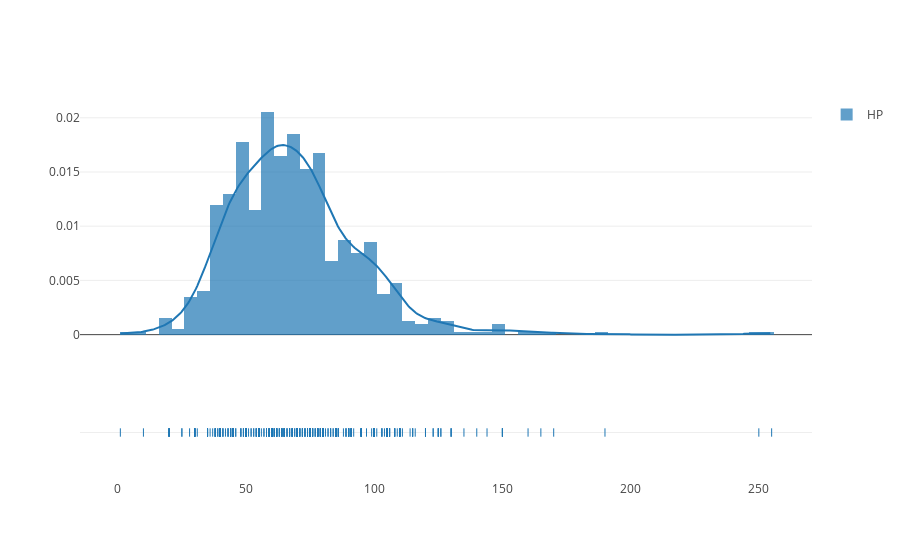

Notebook code cell kept with this figure:
### Code cell
fig = ff.create_distplot([data.HP],['HP'],bin_size=5)
iplot(fig, filename='Basic Distplot')

### Figure 1 — Plotly figure (JSON) as saved in the notebook; plotly's stock layout.template omitted (floating-point values rounded to 4 significant figures; data arrays with more than 128 entries replaced by an {"elided": "..."} marker saying what was removed)
{"data": [{"autobinx": false, "histnorm": "probability density", "legendgroup": "HP", "marker": {"color": "rgb(31, 119, 180)"}, "name": "HP", "opacity": 0.7, "type": "histogram", "uid": "a6bbda41-ea50-4931-bd26-d08ac9192386", "x": {"elided": "800 int values"}, "xaxis": "x", "xbins": {"end": 255, "size": 5, "start": 1}, "yaxis": "y"}, {"legendgroup": "HP", "marker": {"color": "rgb(31, 119, 180)"}, "mode": "lines", "name": "HP", "showlegend": false, "type": "scatter", "uid": "d4d06223-dde6-46b6-8e65-10c514956146", "x": {"elided": "500 float values"}, "xaxis": "x", "y": {"elided": "500 float values"}, "yaxis": "y"}, {"legendgroup": "HP", "marker": {"color": "rgb(31, 119, 180)", "symbol": "line-ns-open"}, "mode": "markers", "name": "HP", "showlegend": false, "type": "scatter", "uid": "a638acab-6cd5-420a-9ca6-337c7e0cb53e", "x": {"elided": "800 int values"}, "xaxis": "x", "y": {"elided": "800 str values"}, "yaxis": "y2"}], "layout": {"barmode": "overlay", "hovermode": "closest", "legend": {"traceorder": "reversed"}, "xaxis": {"anchor": "y2", "domain": [0, 1], "zeroline": false}, "yaxis": {"anchor": "free", "domain": [0.35, 1], "position": 0}, "yaxis2": {"anchor": "x", "domain": [0, 0.25], "dtick": 1, "showticklabels": false}}}
